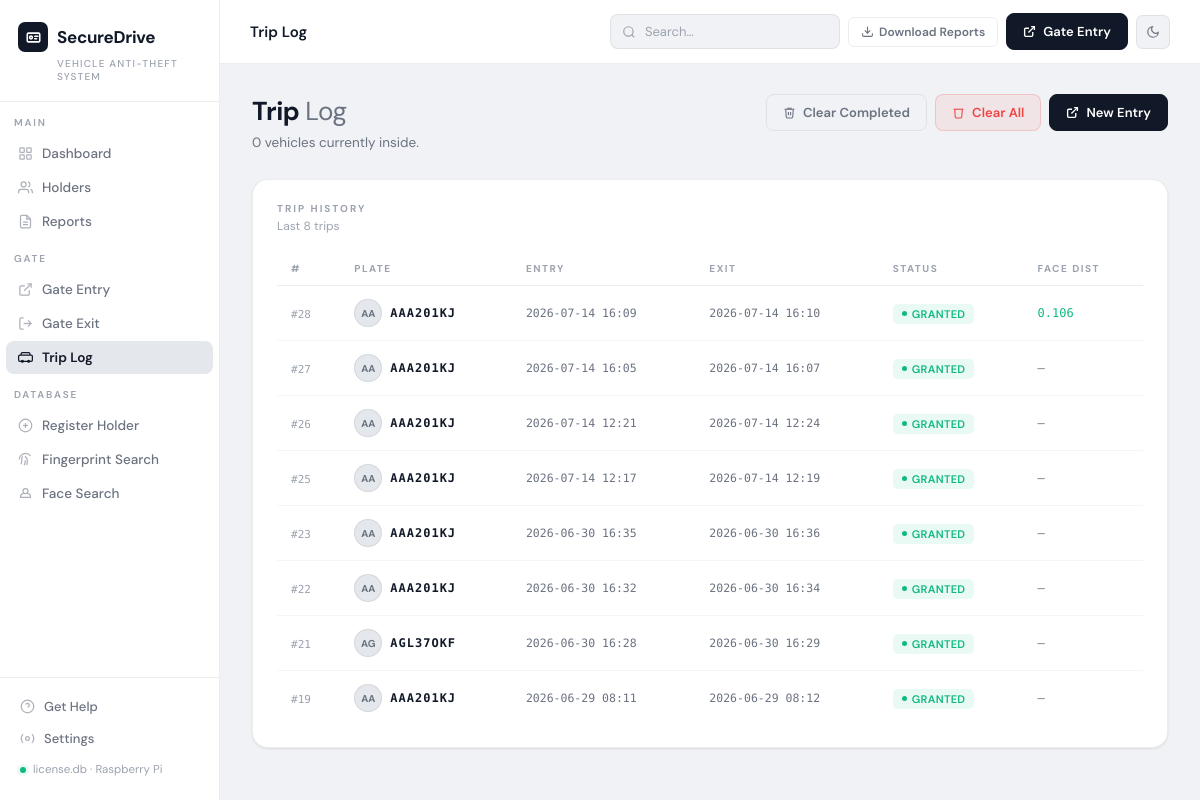
The app's page /gate/trips with its own data.
### tables this page shows
CREATE TABLE trips (
            id                   INTEGER PRIMARY KEY AUTOINCREMENT,
            plate_number         TEXT NOT NULL,
            vehicle_color        TEXT,
            vehicle_color_hsv    TEXT,
            vehicle_photo_path   TEXT,
            face_photo_path      TEXT,
            face_encoding        TEXT,
            fingerprint_template TEXT,
            status               TEXT DEFAULT 'INSIDE'
                                     CHECK(status IN ('INSIDE','EXITED','DENIED')),
            entry_time           TEXT DEFAULT (datetime('now')),
            exit_time            TEXT,
            exit_face_photo_path TEXT,
            exit_result          TEXT,
            face_distance        REAL,
            color_match          INTEGER,
            notes                TEXT
        , passcode TEXT, plate_source TEXT DEFAULT 'manual_entry', plate_confidence REAL);

### app.py (the view)
@app.route("/gate/trips")
def gate_trips():
    active  = db.get_active_trips()
    history = db.get_all_trips(limit=100)
    return render_template("gate_trips.html", active=active, history=history)

### app.py (called while the page is built)
@app.context_processor
def inject_now():
    return {"now": datetime.now().strftime("%Y-%m-%d")}

### database.py (called while the page is built)
def get_connection():
    conn = sqlite3.connect(DB_PATH)
    conn.row_factory = sqlite3.Row
    return conn

def get_active_trips():
    conn = get_connection()
    c = conn.cursor()
    c.execute("SELECT * FROM trips WHERE status='INSIDE' ORDER BY entry_time DESC")
    rows = c.fetchall()
    conn.close()
    return [dict(r) for r in rows]

def get_all_trips(limit=100):
    conn = get_connection()
    c = conn.cursor()
    c.execute("SELECT * FROM trips ORDER BY entry_time DESC LIMIT ?", (limit,))
    rows = c.fetchall()
    conn.close()
    return [dict(r) for r in rows]

### templates/gate_trips.html (shortened to what this page needs)
{% extends "base.html" %}
{% block topbar_title %}Trip Log{% endblock %}
{% block content %}
<div class="page-header">
    <div>
        <div class="page-greeting">Trip <span>Log</span></div>
        <div class="page-sub">{{ active|length }} vehicle{{ 's' if active|length != 1 }} currently inside.</div>
    </div>
    <div class="page-actions">
        {% if history %}
        <form method="POST" action="{{ url_for('gate_trips_clear_history') }}"
              onsubmit="return confirm('Clear completed trips (EXITED / DENIED)? Active vehicles are kept. This cannot be undone.');">
            <button type="submit" class="btn btn-outline">
                <svg width="13" height="13" fill="none" stroke="currentColor" stroke-width="2"
                     viewBox="0 0 24 24"><polyline points="3 6 5 6 21 6"/><path d="M19 6l-1 14a2 2 0 0 1-2 2H8a2 2 0 0 1-2-2L5 6"/><path d="M10 11v6"/><path d="M14 11v6"/><path d="M9 6V4h6v2"/></svg>
                Clear Completed
            </button>
        </form>
        {% endif %}
        <form method="POST" action="{{ url_for('gate_trips_clear_all') }}"
              onsubmit="return confirm('Delete ALL trip records including vehicles currently inside? This cannot be undone.');">
            <button type="submit" class="btn btn-red">
                <svg width="13" height="13" fill="none" stroke="currentColor" stroke-width="2"
                     viewBox="0 0 24 24"><polyline points="3 6 5 6 21 6"/><path d="M19 6l-1 14a2 2 0 0 1-2 2H8a2 2 0 0 1-2-2L5 6"/></svg>
                Clear All
            </button>
        </form>
        <a href="{{ url_for('gate_entry') }}" class="btn btn-gold">
            <svg width="13" height="13" fill="none" stroke="currentColor" stroke-width="2.5"
                 viewBox="0 0 24 24"><path d="M15 3h6v6"/><path d="M10 14L21 3"/><path d="M18 13v6a2 2 0 0 1-2 2H5a2 2 0 0 1-2-2V8a2 2 0 0 1 2-2h6"/></svg>
            New Entry
        </a>
    </div>
</div>
<div class="card">
    <div class="card-header">
        <div>
            <div class="card-title">Trip History</div>
            <div class="card-sub">Last {{ history|length }} trips</div>
        </div>
    </div>
    {% if history %}
    <div class="table-wrap">
        <table>
            <thead>
                <tr>
                    <th>#</th>
                    <th>Plate</th>
                    <th>Entry</th>
                    <th>Exit</th>
                    <th>Status</th>
                    <th>Face Dist</th>
                </tr>
            </thead>
            <tbody>
                {% for t in history %}
                <tr>
                    <td><span class="mono" style="font-size:11px;color:var(--text-mute)">#{{ t.id }}</span></td>
                    <td>
                        <div style="display:flex;align-items:center;gap:8px;">
                            {% if t.face_photo_path %}
                            <img src="{{ t.face_photo_path | gate_photo_url }}"
                                 style="width:28px;height:28px;object-fit:cover;border-radius:50%;
                                        border:1px solid var(--border);">
                            {% else %}
                            <div class="avatar-sm" style="width:28px;height:28px;font-size:10px;">
                                {{ t.plate_number[:2] }}
                            </div>
                            {% endif %}
                            <strong class="mono" style="font-size:12px;letter-spacing:1px;">
                                {{ t.plate_number }}
                            </strong>
                        </div>
                    </td>
                    <td class="mono" style="font-size:11.5px;color:var(--text-dim);">
                        {{ t.entry_time[:16] if t.entry_time else '—' }}
                    </td>
                    <td class="mono" style="font-size:11.5px;color:var(--text-dim);">
                        {{ t.exit_time[:16] if t.exit_time else '—' }}
                    </td>
                    <td>
                        {% if t.status == 'INSIDE' %}
                            <span class="badge badge-blue" style="background:var(--blue-wash);color:var(--blue);">
                                <span class="dot" style="background:var(--blue);"></span>Inside
                            </span>
                        {% elif t.status == 'EXITED' %}
                            <span class="badge badge-green"><span class="dot"></span>
                                {{ t.exit_result or 'Exited' }}
                            </span>
                        {% elif t.status == 'DENIED' %}
                            <span class="badge badge-red"><span class="dot"></span>Denied</span>
                        {% else %}
                            <span class="badge badge-grey"><span class="dot"></span>{{ t.status }}</span>
                        {% endif %}
                    </td>
                    <td class="mono" style="font-size:12px;">
                        {% if t.face_distance is not none %}
                            <span style="color:{% if t.face_distance <= 0.5 %}var(--green){% else %}var(--red){% endif %}">
                                {{ '%.3f'|format(t.face_distance) }}
                            </span>
                        {% else %}—{% endif %}
                    </td>
                </tr>
                {% endfor %}
            </tbody>
        </table>
    </div>
    {% endif %}
</div>
{% endblock %}

### templates/base.html (shortened to what this page needs)
<!DOCTYPE html>
<html lang="en" data-theme="light">
<head>
</head>
<body>
<aside class="sidebar">
    <div class="sidebar-logo">
        <div class="logo-wordmark">
            <div class="logo-icon">
                <svg width="15" height="15" viewBox="0 0 24 24" fill="none" stroke="currentColor" stroke-width="2.5" stroke-linecap="round" stroke-linejoin="round">
                    <rect x="2" y="5" width="20" height="14" rx="2"/>
                    <circle cx="8" cy="12" r="2.2"/>
                    <line x1="14" y1="10" x2="19" y2="10"/>
                    <line x1="14" y1="14" x2="17" y2="14"/>
                </svg>
            </div>
           SecureDrive
        </div>
        <div class="logo-sub">Vehicle Anti-Theft System </div>
    </div>
    <nav class="nav-section">
        <div class="nav-label">Main</div>
        <a href="{{ url_for('dashboard') }}" class="nav-item {% if request.endpoint == 'dashboard' %}active{% endif %}">
            <svg width="15" height="15" fill="none" stroke="currentColor" stroke-width="2" viewBox="0 0 24 24"><rect x="3" y="3" width="7" height="7" rx="1"/><rect x="14" y="3" width="7" height="7" rx="1"/><rect x="3" y="14" width="7" height="7" rx="1"/><rect x="14" y="14" width="7" height="7" rx="1"/></svg>
            Dashboard
        </a>
        <a href="{{ url_for('holders') }}" class="nav-item {% if request.endpoint and 'holder' in request.endpoint %}active{% endif %}">
            <svg width="15" height="15" fill="none" stroke="currentColor" stroke-width="2" viewBox="0 0 24 24"><path d="M17 21v-2a4 4 0 0 0-4-4H5a4 4 0 0 0-4 4v2"/><circle cx="9" cy="7" r="4"/><path d="M23 21v-2a4 4 0 0 0-3-3.87"/><path d="M16 3.13a4 4 0 0 1 0 7.75"/></svg>
            Holders
        </a>
        <a href="{{ url_for('reports') }}" class="nav-item {% if request.endpoint == 'reports' %}active{% endif %}">
            <svg width="15" height="15" fill="none" stroke="currentColor" stroke-width="2" viewBox="0 0 24 24"><path d="M14 2H6a2 2 0 0 0-2 2v16a2 2 0 0 0 2 2h12a2 2 0 0 0 2-2V8z"/><polyline points="14 2 14 8 20 8"/><line x1="16" y1="13" x2="8" y2="13"/><line x1="16" y1="17" x2="8" y2="17"/></svg>
            Reports
        </a>
        <div class="nav-label" style="margin-top:14px">Gate</div>
        <a href="{{ url_for('gate_entry') }}" class="nav-item {% if request.endpoint == 'gate_entry' %}active{% endif %}">
            <svg width="15" height="15" fill="none" stroke="currentColor" stroke-width="2" viewBox="0 0 24 24"><path d="M15 3h6v6"/><path d="M10 14L21 3"/><path d="M18 13v6a2 2 0 0 1-2 2H5a2 2 0 0 1-2-2V8a2 2 0 0 1 2-2h6"/></svg>
            Gate Entry
        </a>
        <a href="{{ url_for('gate_exit') }}" class="nav-item {% if request.endpoint == 'gate_exit' %}active{% endif %}">
            <svg width="15" height="15" fill="none" stroke="currentColor" stroke-width="2" viewBox="0 0 24 24"><path d="M9 21H5a2 2 0 0 1-2-2V5a2 2 0 0 1 2-2h4"/><polyline points="16 17 21 12 16 7"/><line x1="21" y1="12" x2="9" y2="12"/></svg>
            Gate Exit
        </a>
        <a href="{{ url_for('gate_trips') }}" class="nav-item {% if request.endpoint == 'gate_trips' %}active{% endif %}">
            <svg width="15" height="15" fill="none" stroke="currentColor" stroke-width="2" viewBox="0 0 24 24"><rect x="1" y="8" width="22" height="10" rx="2"/><path d="M5 8V6a2 2 0 0 1 2-2h10a2 2 0 0 1 2 2v2"/><circle cx="7" cy="18" r="1.5"/><circle cx="17" cy="18" r="1.5"/></svg>
            Trip Log
        </a>
        <div class="nav-label" style="margin-top:14px">Database</div>
        <a href="{{ url_for('add_holder') }}" class="nav-item {% if request.endpoint == 'add_holder' %}active{% endif %}">
            <svg width="15" height="15" fill="none" stroke="currentColor" stroke-width="2" viewBox="0 0 24 24"><circle cx="12" cy="12" r="10"/><line x1="12" y1="8" x2="12" y2="16"/><line x1="8" y1="12" x2="16" y2="12"/></svg>
            Register Holder
        </a>
        <a href="{{ url_for('fingerprint_search') }}" class="nav-item {% if request.endpoint == 'fingerprint_search' %}active{% endif %}">
            <svg width="15" height="15" fill="none" stroke="currentColor" stroke-width="2" viewBox="0 0 24 24"><path d="M2 12C2 6.5 6.5 2 12 2a10 10 0 0 1 8 4"/><path d="M5 19.5C5.5 18 6 15 6 12c0-1.9.5-3.6 1.4-5"/><path d="M10 21a17 17 0 0 0 1.7-7.7"/><path d="M14 21c.5-2 1-4.3 1-7s-1.5-5.2-4-7"/></svg>
            Fingerprint Search
        </a>
        <a href="{{ url_for('face_search') }}" class="nav-item {% if request.endpoint == 'face_search' %}active{% endif %}">
            <svg width="15" height="15" fill="none" stroke="currentColor" stroke-width="2" viewBox="0 0 24 24"><circle cx="12" cy="8" r="4"/><path d="M9 12a5 5 0 0 0-5 5v1h16v-1a5 5 0 0 0-5-5"/></svg>
            Face Search
        </a>
    </nav>
    <div class="sidebar-footer">
        <a href="{{ url_for('reports') }}" class="sidebar-footer-item">
            <svg width="15" height="15" fill="none" stroke="currentColor" stroke-width="2" viewBox="0 0 24 24"><circle cx="12" cy="12" r="10"/><path d="M9.09 9a3 3 0 0 1 5.83 1c0 2-3 3-3 3"/><line x1="12" y1="17" x2="12.01" y2="17"/></svg>
            Get Help
        </a>
        <a href="{{ url_for('settings') }}" class="sidebar-footer-item {% if request.endpoint == 'settings' %}active{% endif %}">
            <svg width="15" height="15" fill="none" stroke="currentColor" stroke-width="2" viewBox="0 0 24 24"><circle cx="12" cy="12" r="3"/><path d="M19.07 4.93a10 10 0 0 1 0 14.14M4.93 4.93a10 10 0 0 0 0 14.14"/></svg>
            Settings
        </a>
        <div class="footer-status">
            <div class="pulse-dot"></div>
            license.db · Raspberry Pi
        </div>
    </div>
</aside>
<div class="main">
    <div class="topbar">
        <div class="topbar-left">
            <div class="topbar-title">{% block topbar_title %}Dashboard{% endblock %}</div>
        </div>
        <div class="topbar-right">
            <form method="GET" action="{{ url_for('holders') }}">
                <input class="search-bar" type="text" name="q" placeholder="Search…" value="{{ request.args.get('q', '') }}">
            </form>
            <a href="{{ url_for('reports') }}" class="btn btn-outline btn-sm">
                <svg width="13" height="13" fill="none" stroke="currentColor" stroke-width="2" viewBox="0 0 24 24"><path d="M21 15v4a2 2 0 0 1-2 2H5a2 2 0 0 1-2-2v-4"/><polyline points="7 10 12 15 17 10"/><line x1="12" y1="15" x2="12" y2="3"/></svg>
                Download Reports
            </a>
            <a href="{{ url_for('gate_entry') }}" class="btn btn-gold">
                <svg width="13" height="13" fill="none" stroke="currentColor" stroke-width="2.5" viewBox="0 0 24 24"><path d="M15 3h6v6"/><path d="M10 14L21 3"/><path d="M18 13v6a2 2 0 0 1-2 2H5a2 2 0 0 1-2-2V8a2 2 0 0 1 2-2h6"/></svg>
                Gate Entry
            </a>
            <button class="icon-btn" id="theme-toggle" title="Toggle theme" type="button">
                <svg class="icon-theme-moon" width="14" height="14" fill="none" stroke="currentColor" stroke-width="2" viewBox="0 0 24 24"><path d="M21 12.79A9 9 0 1 1 11.21 3 7 7 0 0 0 21 12.79z"/></svg>
            </button>
        </div>
    </div>
    <div class="content">
        {% block content %}{% endblock %}
    </div>
</div>
</body>
</html>

### records on screen
trips: id "28", plate_number "AA", plate_number "AAA201KJ", entry_time "2026-07-14 16:09", exit_time "2026-07-14 16:10", exit_result "GRANTED", face_distance "0.106"
trips: id "27", plate_number "AA", plate_number "AAA201KJ", entry_time "2026-07-14 16:05", exit_time "2026-07-14 16:07", exit_result "GRANTED"
trips: id "26", plate_number "AA", plate_number "AAA201KJ", entry_time "2026-07-14 12:21", exit_time "2026-07-14 12:24", exit_result "GRANTED"
trips: id "25", plate_number "AA", plate_number "AAA201KJ", entry_time "2026-07-14 12:17", exit_time "2026-07-14 12:19", exit_result "GRANTED"
trips: id "23", plate_number "AA", plate_number "AAA201KJ", entry_time "2026-06-30 16:35", exit_time "2026-06-30 16:36", exit_result "GRANTED"
trips: id "22", plate_number "AA", plate_number "AAA201KJ", entry_time "2026-06-30 16:32", exit_time "2026-06-30 16:34", exit_result "GRANTED"
trips: id "21", plate_number "AG", plate_number "AGL37OKF", entry_time "2026-06-30 16:28", exit_time "2026-06-30 16:29", exit_result "GRANTED"
trips: id "19", plate_number "AA", plate_number "AAA201KJ", entry_time "2026-06-29 08:11", exit_time "2026-06-29 08:12", exit_result "GRANTED"

### other values on screen
{{ active|length }} "0"
{{ 's' if active|length != 1 }} "s"
{{ history|length }} "8"
